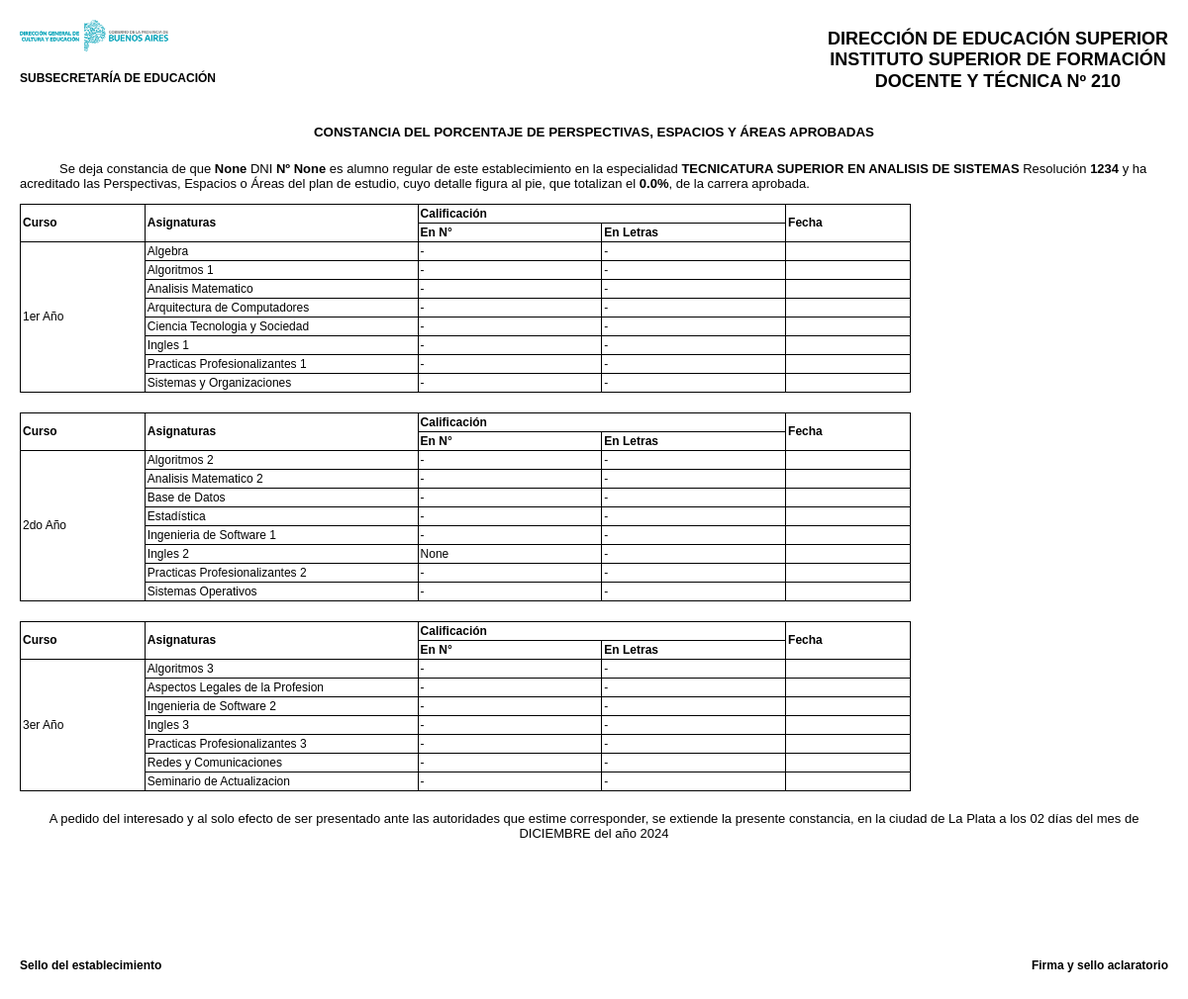
/reporte/1, run on the app's committed database.
### inscripcionFinales/models.py (models this page shows, shortened)
class Usuario(AbstractBaseUser,PermissionsMixin):
    email = models.EmailField('email', max_length=254, unique = True)
    username = models.CharField('username',unique = True,null = True, max_length=100, blank=False)
    nombre_completo = models.CharField('nombre_completo', max_length=200, null=True, blank=True)
    fecha_nac = models.DateField('fecha_nac', null=True, blank=True)
    dni = models.IntegerField('dni',unique = True, null= True, blank=True)
    direccion = models.CharField('direccion', max_length=50, null=True, blank=True)
    localidad = models.CharField('localidad', max_length=50, null=True, blank=True)
    ciudad = models.CharField('ciudad', max_length=100, null=True, blank=True)
    nacionalidad = models.CharField('nacionalidad',max_length=50, null=True, blank=True)
    telefono_1 = models.IntegerField('telefono_1', null=True, blank=True)
    telefono_2 = models.IntegerField('telefono_2', null=True, blank=True)
    estado_civil=models.CharField('estado_civil', choices=ESTADO_CIVIL_CHOICES,max_length=50, null=True, blank=True)
    sexo=models.CharField('sexo',choices=SEXO_CHOICES,max_length=10, null=True, blank=True)
    imagen = models.ImageField('imagenPerfil', upload_to='perfil/', max_length=200, null=True, blank=True)
    is_admin = models.BooleanField('is_admin', default=False)
    is_superuser = models.BooleanField('is_superuser', default=False)
    is_active = models.BooleanField(default = True)
    is_staff = models.BooleanField(default = False)
    carrera = models.ManyToManyField('Carrera',blank=True)
    Estudiante = 'Estudiante'
    Preceptor = 'Preceptor'
    Profesor = 'Profesor'
    Directivo = 'Directivo'
    Administrador = 'Administrador'
    Bibliotecario = 'Bibliotecario'
    ROL_CHOICES = (
        (Directivo, 'Directivo'),
        (Preceptor, 'Preceptor'),
        (Profesor, 'Profesor'),
        (Estudiante, 'Estudiante'),
        (Administrador, 'Administrador'),
        (Bibliotecario, 'Bibliotecario'),
     )
    rol = models.CharField(max_length=20, choices=ROL_CHOICES, default=Estudiante)
    objects = UsuarioManager()
    USERNAME_FIELD = 'email'
    REQUIRED_FIELDS = ['password']

class Carrera(models.Model):
    nombre_carrera = models.CharField('nombre_carrera',unique = True, max_length=100)
    num_resolucion = models.CharField('num_resolucion', max_length=100, blank = True, null = True)
    duracion_carrera = models.PositiveBigIntegerField(default=3)
    instituto = models.ForeignKey('Instituto',on_delete=models.CASCADE,null=True)

class Materia(models.Model):
    nombre_materia = models.CharField('nombre_materia', max_length=50)
    carrera = models.ForeignKey('Carrera',on_delete=models.CASCADE,null=True)
    profesor = models.ForeignKey('Usuario',on_delete=models.CASCADE,null=True)
    inscripcionAbierta = models.BooleanField(default=False)
    Inicio = '12:00'
    Inicio1 = '14:00'
    Inicio2 = '16:00'
    Inicio3 = '18:00'
    Inicio4 = '20:00'
    HORARIO_CHOICES = (
        ('12:00', '12:00'),
        ('14:00', '14:00'),
        ('16:00', '16:00'),
        ('18:00', '18:00'),
        ('20:00', '20:00')
        )
    Horario=models.CharField(max_length=22, choices=HORARIO_CHOICES, default='12:00')
    ANIO_CHOICES = (
        (1, '1'),
        (2, '2'),
        (3, '3'),
        (4, '4'),
     )
    anio=models.IntegerField(choices=ANIO_CHOICES, default=1)
    DIA_CHOICES = (
        ('Lunes', 'Lunes'),
        ('Martes', 'Martes'),
        ('Miércoles', 'Miércoles'),
        ('Jueves', 'Jueves'),
        ('Viernes', 'Viernes'),
    )
    dia = models.CharField(max_length=20, choices=DIA_CHOICES, default='Lunes')
    def __str__(self):
        return self.nombre_materia

### inscripcionFinales/views.py (the view)
# urls.py: path('reporte/<int:usuario_id>', reporte_estudiante, name='reporte_estudiante'),
def reporte_estudiante(request, usuario_id):
    materias_aprobadas = usuarios_materia.objects.filter(usuario_id=usuario_id, aprobada=True).count()
    print(materias_aprobadas)
    hoy = timezone.now().date()
    usuario = get_object_or_404(Usuario, id=usuario_id)
    carrera = get_object_or_404(Carrera, nombre_carrera="Tecnicatura Superior en Analisis de Sistemas")
    usuarios_materia_prefetch = Prefetch(
        'usuarios_materia_set',  # Cambiado de 'usuarios_materia' a 'usuarios_materia_set'
        queryset=usuarios_materia.objects.filter(usuario_id=usuario_id),
        to_attr='usuario_materia'
    )
    materias_primero = Materia.objects.filter(anio=1).prefetch_related(usuarios_materia_prefetch).order_by('nombre_materia')
    materias_segundo = Materia.objects.filter(anio=2).prefetch_related(usuarios_materia_prefetch).order_by('nombre_materia')
    materias_tercero = Materia.objects.filter(anio=3).prefetch_related(usuarios_materia_prefetch).order_by('nombre_materia')
    cant_materias = Materia.objects.count()
    def procesar_materias(materias):
        return [
            {
                'materia': materia,
                'nota_final': next((um.nota_final for um in materia.usuario_materia if um.usuario_id == usuario_id), "-"),
                'nota_texto': numero_a_texto(next((um.nota_final for um in materia.usuario_materia if um.usuario_id == usuario_id), "-"))
            }
            for materia in materias
        ]
    materias_primero_con_notas = procesar_materias(materias_primero)
    materias_segundo_con_notas = procesar_materias(materias_segundo)
    materias_tercero_con_notas = procesar_materias(materias_tercero)
    if cant_materias > 0:
        porcentaje = round((materias_aprobadas / cant_materias)*100, 2)
    else:
        porcentaje = 0
    context = {
        'usuario': usuario,
        'porcentaje_aprobado': porcentaje,
        'materias_primero': materias_primero_con_notas,
        'materias_segundo': materias_segundo_con_notas,
        'materias_tercero': materias_tercero_con_notas,
        'carrera': carrera,
        'fecha':hoy
    }
    return render(request, 'registration/reporte_estudiante.html', context)

### inscripcionFinales/templates/registration/reporte_estudiante.html (shortened to what this page needs)
<!DOCTYPE html>
<html lang="es">
<head>
</head>
<body>
<div class="header">
    <div class="logo">
        <img src="/static/imagenes/Logo-Cultura.png" alt="Logo Educación">
        <h4 style='font-size: 12px;'>SUBSECRETARÍA DE EDUCACIÓN</h4>
    </div>
    <div class="header-text">
        <h4>DIRECCIÓN DE EDUCACIÓN SUPERIOR</h4>
        <h4>INSTITUTO SUPERIOR DE FORMACIÓN</h4>
        <h4>DOCENTE Y TÉCNICA Nº 210</h4>
    </div>
</div>
<h4 style="text-align: center;"><small>CONSTANCIA DEL PORCENTAJE DE PERSPECTIVAS, ESPACIOS Y ÁREAS APROBADAS</small></h4>
<p style="text-indent: 40px;">
    Se deja constancia de que <strong> {{ usuario.nombre_completo }} </strong> DNI <strong>Nº {{ usuario.dni }}</strong> es alumno regular de este establecimiento en la especialidad
    <strong>
            {{ carrera.nombre_carrera|upper }}
    </strong>
    Resolución
    <strong>
            {{ carrera.num_resolucion }}
    </strong>
     y ha acreditado las Perspectivas, Espacios o Áreas del plan de estudio, cuyo detalle figura al pie, que totalizan el <strong>{{ porcentaje_aprobado }}%</strong>, de la carrera aprobada.
</p>
<table border="1">
    <thead>
        <tr>
          <th rowspan="2"style='width: 100px;'>Curso</th>
          <th rowspan="2"style='width: 225px;'>Asignaturas</th>
          <th colspan="2"style='width: 225px;'>Calificación</th>
          <th rowspan="2"style='width: 100px;'>Fecha</th>
        </tr>
        <tr>
          <th style='width: 150px;'>En N°</th>
          <th style='width: 150px;'>En Letras</th>
        </tr>
      </thead>
    <tbody>
    <tr>
        <td rowspan="9">1er Año</td>
    </tr>
   {%for materia in materias_primero%}
    <tr>
        <td>{{materia.materia}}</td>
        <td>{{materia.nota_final}}</td>
        <td>{{materia.nota_texto}}</td>
        <td></td>
    </tr>
    {% endfor %}
  </table>
<table border="1">
    <thead>
        <tr>
          <th rowspan="2"style='width: 100px;'>Curso</th>
          <th rowspan="2"style='width: 225px;'>Asignaturas</th>
          <th colspan="2"style='width: 225px;'>Calificación</th>
          <th rowspan="2"style='width: 100px;'>Fecha</th>
        </tr>
        <tr>
          <th style='width: 150px;'>En N°</th>
          <th style='width: 150px;'>En Letras</th>
        </tr>
      </thead>
    <tbody>
    <tr>
        <td rowspan="9">2do Año</td>
    </tr>
   {%for materia in materias_segundo%}
    <tr>
        <td>{{materia.materia}}</td>
        <td>{{materia.nota_final}}</td>
        <td>{{materia.nota_texto}}</td>
        <td></td>
    </tr>
    {% endfor %}
</table>
<table border="1">
    <thead>
      <tr>
        <th rowspan="2"style='width: 100px;'>Curso</th>
        <th rowspan="2"style='width: 225px;'>Asignaturas</th>
        <th colspan="2"style='width: 225px;'>Calificación</th>
        <th rowspan="2"style='width: 100px;'>Fecha</th>
      </tr>
      <tr>
        <th style='width: 150px;'>En N°</th>
        <th style='width: 150px;'>En Letras</th>
      </tr>
    </thead>
    <tbody>
    <tr>
        <td rowspan="9">3er Año</td>
    </tr>
   {%for materia in materias_tercero%}
    <tr>
        <td>{{materia.materia}}</td>
        <td>{{materia.nota_final}}</td>
        <td>{{materia.nota_texto}}</td>
        <td></td>
    </tr>
    {% endfor %}
</table>
<p style='text-align:center '>A pedido del interesado y al solo efecto de ser presentado ante las autoridades que estime corresponder, se extiende la presente constancia, en la ciudad de La Plata a <span id='los'>los</span> <span id='dia_numero'>{{fecha|date:"d"}}</span>  <span id='dias'>días</span> del mes de <span id='mes_texto'>{{ fecha|date:"m" }}</span> del año {{fecha|date:"Y" }} </p>
<br>
<br>
<br>
<br>
<br>
<div class="footer">
    <div>
        <h4>Sello del establecimiento</h4>
    </div>
    <div>
        <h4>Firma y sello aclaratorio</h4>
    </div>
</div>
</body>
</html>

### inscripcionFinales/templates/registration/reporte_estudiante.html (style rules this page uses)
body { font-family: Arial, sans-serif; margin: 20px; }
.header { display: flex; justify-content: space-between; align-items: center; margin-bottom: 20px; font-size: 18px; }
.footer { display: flex; justify-content: space-between; align-items: center; margin-bottom: 20px; font-size: 12px; }
.header img { width: 150px; }
p { font-size: 13px; }
.header-text { text-align: center; line-height: 1.2; }
.header-text h4 { margin: 0; }
table { width: 900px; border-collapse: collapse; margin-bottom: 20px; }
th, td { border: 1px solid black; padding: 2px; text-align: left; font-size: 12px; }

### data on the page
Usuario: nombre_completo "None", dni "None"
Carrera: nombre_carrera "TECNICATURA SUPERIOR EN ANALISIS DE SISTEMAS", num_resolucion "1234"
Materia: materia "Algebra", nota_final "-", nota_texto "-"
Materia: materia "Algoritmos 1", nota_final "-", nota_texto "-"
Materia: materia "Analisis Matematico", nota_final "-", nota_texto "-"
Materia: materia "Arquitectura de Computadores", nota_final "-", nota_texto "-"
Materia: materia "Ciencia Tecnologia y Sociedad", nota_final "-", nota_texto "-"
Materia: materia "Ingles 1", nota_final "-", nota_texto "-"
Materia: materia "Practicas Profesionalizantes 1", nota_final "-", nota_texto "-"
Materia: materia "Sistemas y Organizaciones", nota_final "-", nota_texto "-"
Materia: materia "Algoritmos 2", nota_final "-", nota_texto "-"
Materia: materia "Analisis Matematico 2", nota_final "-", nota_texto "-"
Materia: materia "Base de Datos", nota_final "-", nota_texto "-"
Materia: materia "Estadística", nota_final "-", nota_texto "-"
Materia: materia "Ingenieria de Software 1", nota_final "-", nota_texto "-"
Materia: materia "Ingles 2", nota_final "None", nota_texto "-"
Materia: materia "Practicas Profesionalizantes 2", nota_final "-", nota_texto "-"
Materia: materia "Sistemas Operativos", nota_final "-", nota_texto "-"
Materia: materia "Algoritmos 3", nota_final "-", nota_texto "-"
Materia: materia "Aspectos Legales de la Profesion", nota_final "-", nota_texto "-"
Materia: materia "Ingenieria de Software 2", nota_final "-", nota_texto "-"
Materia: materia "Ingles 3", nota_final "-", nota_texto "-"
Materia: materia "Practicas Profesionalizantes 3", nota_final "-", nota_texto "-"
Materia: materia "Redes y Comunicaciones", nota_final "-", nota_texto "-"
Materia: materia "Seminario de Actualizacion", nota_final "-", nota_texto "-"

### other printed values
{{ porcentaje_aprobado }} "0.0"
